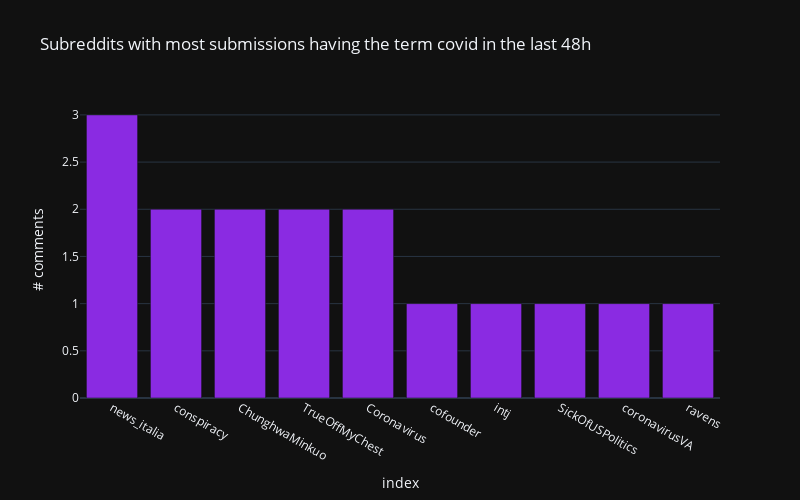

Notebook cell for this chart:
### Code cell
data = get_reddit_data(data_type="submission",
                          q="covid",
                          after="48h",
                          size=1000,
                          aggs="subreddit").get("data")
df = pandas.DataFrame(data)
df_plt= df["subreddit"].value_counts()[0:10]
x = df_plt.keys() 
y = df_plt.values 
px.bar(df_plt,
       x=x,
       y=y,
       template="plotly_dark",
       title= f"Subreddits with most submissions having the term covid in the last 48h",
       labels={"x": "Subreddits", "y": "# comments"},
       color_discrete_sequence=[COMMENT_COLOR],
       height=500,
       width=800)

### Figure 1 — Plotly figure (JSON) as saved in the notebook; plotly's stock layout.template omitted (floating-point values rounded to 4 significant figures)
{"data": [{"alignmentgroup": "True", "hovertemplate": "index=%{x}<br># comments=%{y}<extra></extra>", "legendgroup": "", "marker": {"color": "blueviolet", "pattern": {"shape": ""}}, "name": "", "offsetgroup": "", "orientation": "v", "showlegend": false, "textposition": "auto", "x": ["news_italia", "conspiracy", "ChunghwaMinkuo", "TrueOffMyChest", "Coronavirus", "cofounder", "intj", "SickOfUSPolitics", "coronavirusVA", "ravens"], "xaxis": "x", "y": [3, 2, 2, 2, 2, 1, 1, 1, 1, 1], "yaxis": "y", "type": "bar"}], "layout": {"xaxis": {"anchor": "y", "domain": [0, 1], "title": {"text": "index"}}, "yaxis": {"anchor": "x", "domain": [0, 1], "title": {"text": "# comments"}}, "legend": {"tracegroupgap": 0}, "title": {"text": "Subreddits with most submissions having the term covid in the last 48h"}, "barmode": "relative", "height": 500, "width": 800}}
